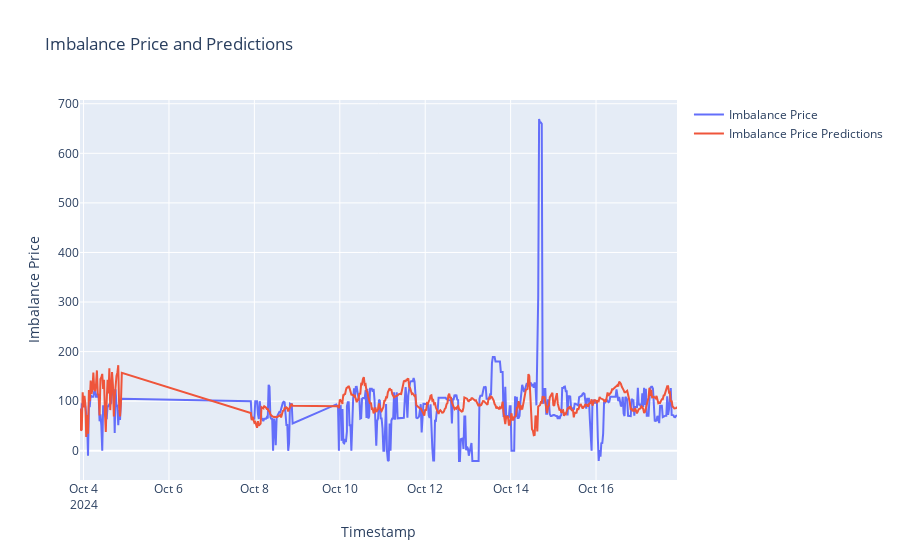

The notebook cell saved with this chart:
### Code cell
#plot imbalance price and predictions
fig = go.Figure()
fig.add_trace(go.Scatter(x=df_api_new_merged1["datetime"], y=df_api_new_merged1["imbalance_price"], mode='lines', name='Imbalance Price'))
fig.add_trace(go.Scatter(x=df_api_new_merged1["datetime"], y=df_api_new_merged1["imbalance_price_predictions"], mode='lines', name='Imbalance Price Predictions'))
fig.update_layout(title='Imbalance Price and Predictions', xaxis_title='Timestamp', yaxis_title='Imbalance Price')
fig.show()

### Figure 1 — Plotly figure (JSON) as saved in the notebook; plotly's stock layout.template omitted (floating-point values rounded to 4 significant figures; data arrays with more than 128 entries replaced by an {"elided": "..."} marker saying what was removed)
{"data": [{"mode": "lines", "name": "Imbalance Price", "type": "scatter", "x": {"elided": "484 str values"}, "y": {"elided": "484 float values"}}, {"mode": "lines", "name": "Imbalance Price Predictions", "type": "scatter", "x": {"elided": "484 str values"}, "y": {"elided": "484 float values"}}], "layout": {"title": {"text": "Imbalance Price and Predictions"}, "xaxis": {"title": {"text": "Timestamp"}}, "yaxis": {"title": {"text": "Imbalance Price"}}}}
